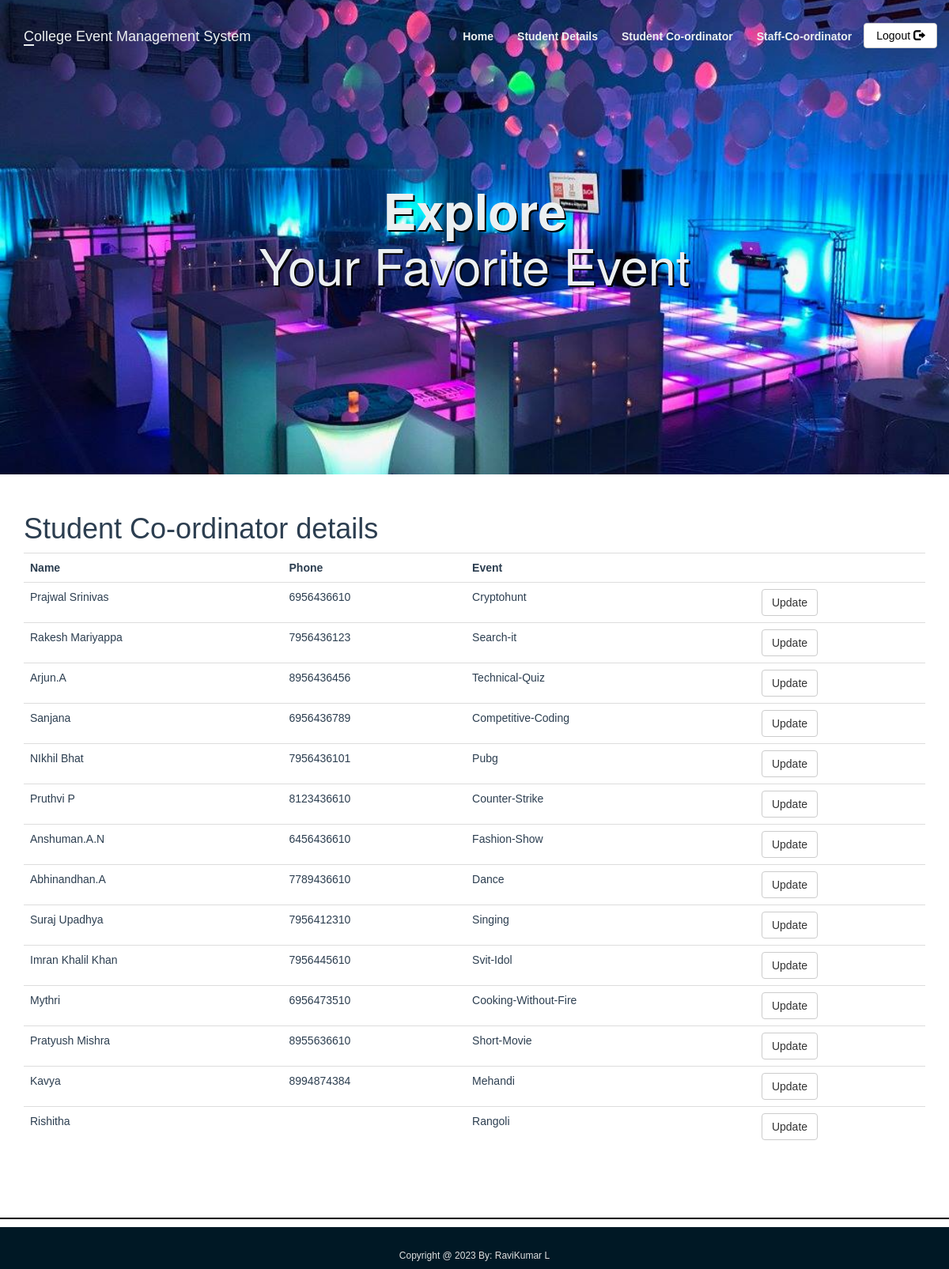
The page /Stu_cordinator.php on the database as committed earlier.
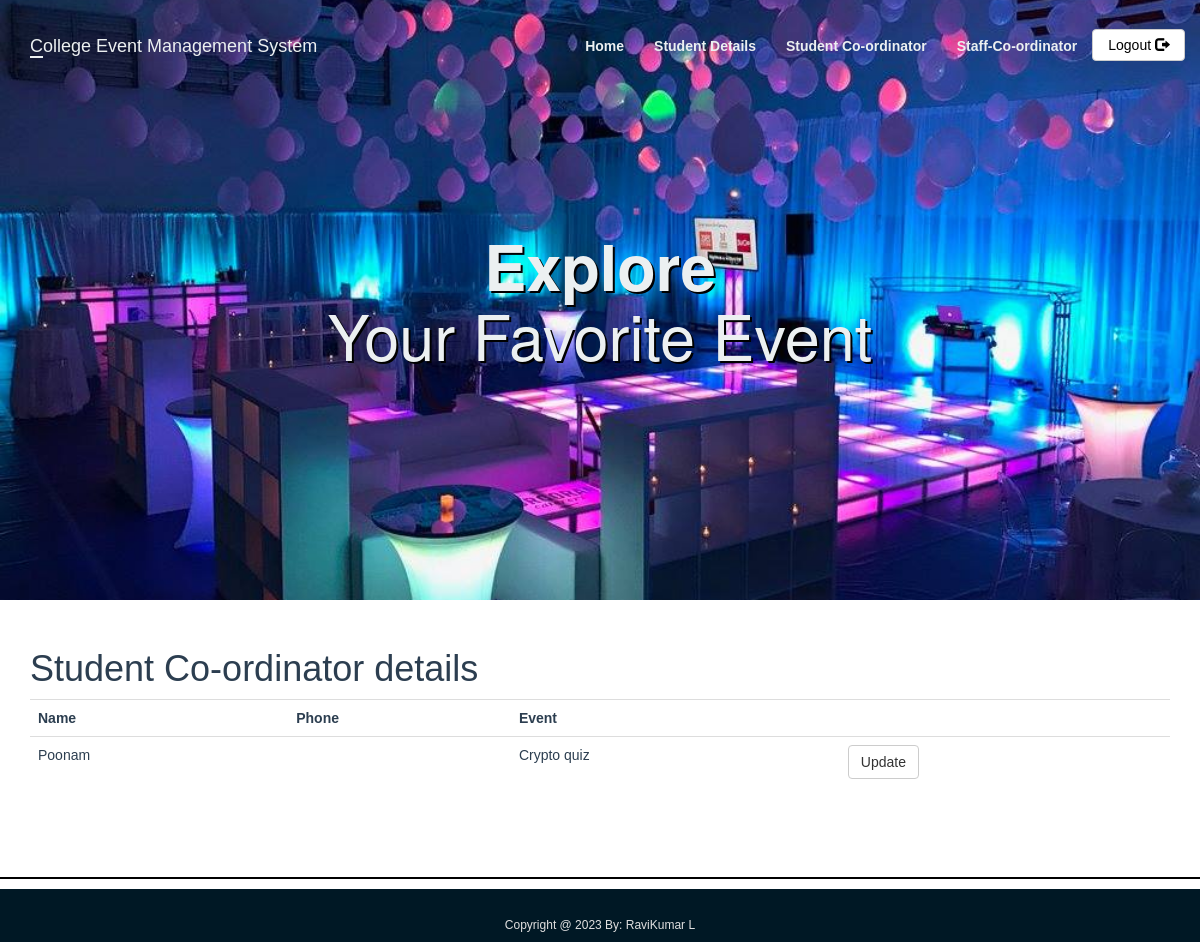
The same page on the database as committed later.
### tables this page shows
CREATE TABLE `student_coordinator` (
  `sid` int(11) NOT NULL,
  `st_name` varchar(100) NOT NULL,
  `phone` varchar(10) DEFAULT NULL,
  `event_id` int(11) DEFAULT NULL
);

CREATE TABLE `events` (
  `event_id` int(11) NOT NULL,
  `event_title` varchar(50) NOT NULL,
  `event_price` int(11) DEFAULT NULL,
  `participents` int(100) DEFAULT 0,
  `img_link` text DEFAULT NULL,
  `type_id` int(11) DEFAULT NULL
);

### Stu_cordinator.php (the view, shortened to what this page needs)
<?php
include_once 'classes/db1.php';
$result = mysqli_query($conn,"SELECT * FROM student_coordinator s ,events e where e.event_id= s.event_id");
?>
<!DOCTYPE html>
<html>
<head>
        <?php require 'utils/styles.php'; ?>
    </head>
<body><?php include 'utils/adminHeader.php'?>
<div class = "content">
<div class = "container">
<h1>Student Co-ordinator details</h1>
<?php
if (mysqli_num_rows($result) > 0) {
?>
 <table class="table table-hover" >
  <tr>
    <th>Name</th>
    <th>Phone</th>
    <th>Event</th>
    <th></th>
  </tr>
<?php
while($row = mysqli_fetch_array($result)) {
?>
<tr>
    <td><?php echo $row["st_name"]; ?></td>
    <td><?php echo $row["phone"]; ?></td>
    <td><?php echo $row["event_title"]; ?></td>
    <td> <?php echo '<a  href="updateStudent.php?id='.$row['event_id'].'" class = "btn btn-default"> Update</a>'?></td>
</tr>
<?php
}
?>
</table>
 <?php
}
else{
    echo "No result found";
}
?>
</div>
</div>
 </body>
 <?php include 'utils/footer.php';?>
</html>

### utils/styles.php
<link rel = "stylesheet" type = "text/css" href = "css/bootstrap.css">
<link rel = "stylesheet" type = "text/css" href = "css/style.css">

### utils/adminHeader.php (shortened to what this page needs)
<head>
</head>
        <?php require 'utils/styles.php'; ?>
<header class="bgImage" >
    <nav class="navbar" >
        <div class="container">
            <div class="navbar-header">
                <a class = "navbar-brand">
                    College Event Management System
                </a>
            </div>
            <ul class="nav navbar-nav navbar-right">
            <li><a href = "adminPage.php"><strong>Home</strong></a></li>
            <li><a href = "Stu_details.php"><strong>Student Details</strong></a></li>
                    <li><a href = "Stu_cordinator.php"><strong>Student Co-ordinator</strong></a></li>
                    <li><a href = "Staff_cordinator.php"><strong>Staff-Co-ordinator</strong></a></li>
                    <li class="btnlogout"><a class = "btn btn-default navbar-btn" href = "index.php">Logout <span class = "glyphicon glyphicon-log-out"></span></a></li>
            </ul>
        </div>
    </nav>
    <div class = "col-md-12">
        <div class = "container">
            <div class = "jumbotron">
                <h1><strong>Explore<br></strong> Your Favorite Event</h1>
    </div>
</header>

### utils/footer.php
<hr class = "footerline">
<footer>
    <div class = "container">
        <h6 style="text-align:center;"> Copyright @ 2023 By: RaviKumar L</h6>
    </div>
</footer>

### css/style.css (style rules this page uses)
body { overflow-x: hidden; }
hr { border-top: 2px solid black; margin-top: 40px; margin-bottom: 40px; }
header .navbar { padding: 20px 0; font-family: Arial, Helvetica, sans-serif; }
header .navbar-header a::first-letter { border-bottom: 2px solid #ecf0f1; }
header .navbar-nav a { color: #ecf0f1; padding-bottom: 12px; }
header .navbar-nav a:link { position: relative; }
header .btnlogout a { padding-top: 5px; }
header .navbar-nav a:before { content: ""; position: absolute; width: 100%; height: 3px; left: 0; background-color: #ecf0f1; visibility: hidden; -webkit-transform: scaleX(0); transform: scaleX(0); -webkit-transition: all 0.3s ease-in-out 0s; transition: all 0.3s ease-in-out 0s; margin-top: 25px; }
header .navbar-header a { color: #ecf0f1; }
header .navbar-nav .btn { color: black; padding-bottom: 5px; margin: 8px 0px; }
.jumbotron { background-color: transparent; color: #ecf0f1; text-align: center; margin-top: 50px; text-shadow: 2px 2px black; }
.footerline { margin-top: 70px; margin-bottom: 10px; }
.content { font-family: Arial, Helvetica, sans-serif; color: #2C3E50; }
footer { font-family: Arial, Helvetica, sans-serif; color: #E0E0E0; line-height: 2; background-color: #001825; padding-top: 20px; }

### utils/adminHeader.php (style rules this page uses)
.bgImage { background-image: url(images/cs03.jpg); background-size: cover; background-position: center center; height: 600px; margin-bottom: 29px; }

Rows that differ between the two databases and show on the page:
removed student_coordinator: st_name "Rakesh Mariyappa", phone "7956436123", event.event_title "Search-it"
removed student_coordinator: st_name "Arjun.A", phone "8956436456", event.event_title "Technical-Quiz"
removed student_coordinator: st_name "Sanjana", phone "6956436789", event.event_title "Competitive-Coding"
removed student_coordinator: st_name "NIkhil Bhat", phone "7956436101", event.event_title "Pubg"
removed student_coordinator: st_name "Pruthvi P", phone "8123436610", event.event_title "Counter-Strike"
removed student_coordinator: st_name "Anshuman.A.N", phone "6456436610", event.event_title "Fashion-Show"
removed student_coordinator: st_name "Abhinandhan.A", phone "7789436610", event.event_title "Dance"
removed student_coordinator: st_name "Suraj Upadhya", phone "7956412310", event.event_title "Singing"
removed student_coordinator: st_name "Imran Khalil Khan", phone "7956445610", event.event_title "Svit-Idol"
removed student_coordinator: st_name "Mythri", phone "6956473510", event.event_title "Cooking-Without-Fire"
removed student_coordinator: st_name "Pratyush Mishra", phone "8955636610", event.event_title "Short-Movie"
removed student_coordinator: st_name "Kavya", phone "8994874384", event.event_title "Mehandi"
removed student_coordinator: st_name "Rishitha", event.event_title "Rangoli"
changed student_coordinator: st_name "Prajwal Srinivas" → "Poonam"; event.event_title "Cryptohunt" → "Crypto quiz"; phone "6956436610" → (not shown)
